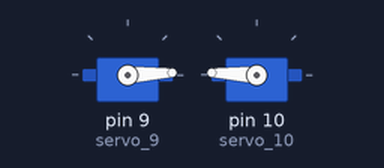
This sketch was run on a simulated Arduino Uno, built with avr-gcc and run on an emulated ATmega328P. On the bench: 2 × servo.

Above: at 0.05 s.
At 0.65 s:
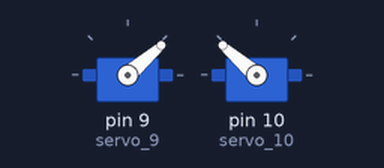
At 1.25 s:
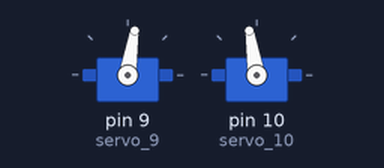
At 2.5 s:
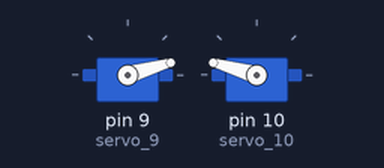
Timing chart, 0 to 6.3 s (numbered marks = the images above):
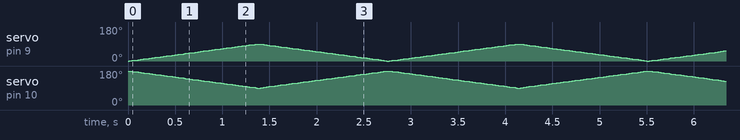

The sketch:

fantabulous_wolt_maimu1.ino
```cpp
#include <Servo.h>

int pos = 0;

Servo servo_9;
Servo servo_10;

void setup()
{
  servo_9.attach(9, 500, 2500);
  servo_10.attach(10, 500, 2500);
}

void loop()
{
  // sweep the servo from 0 to 180 degrees in steps
  // of 1 degrees
  for (pos = 0; pos <=90 ; pos += 1) {
    // tell servo to go to position in variable 'pos'
    servo_9.write(pos);
    servo_10.write(180-pos);
    // wait 15 ms for servo to reach the position
    delay(15); // Wait for 15 millisecond(s)
  }
  for (pos = 90; pos >= 0; pos -= 1) {
    // tell servo to go to position in variable 'pos'
    servo_9.write(pos);
    servo_10.write(180-pos);
    // wait 15 ms for servo to reach the position
    delay(15); // Wait for 15 millisecond(s)
  }
}
```
